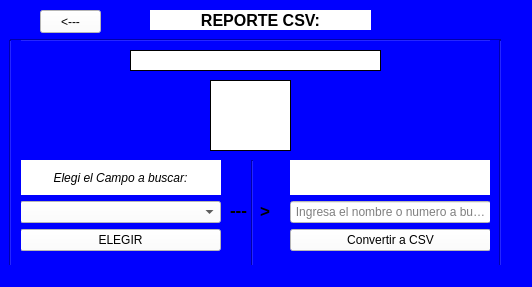
<?xml version="1.0" encoding="UTF-8"?>
<ui version="4.0">
 <class>VentanaHacerCsv</class>
 <widget class="QMainWindow" name="VentanaHacerCsv">
  <property name="geometry">
   <rect>
    <x>0</x>
    <y>0</y>
    <width>532</width>
    <height>287</height>
   </rect>
  </property>
  <property name="windowTitle">
   <string>MainWindow</string>
  </property>
  <property name="styleSheet">
   <string notr="true">background-color: rgb(0, 0, 255);</string>
  </property>
  <widget class="QWidget" name="centralwidget">
   <widget class="QLabel" name="titulo">
    <property name="geometry">
     <rect>
      <x>150</x>
      <y>10</y>
      <width>221</width>
      <height>20</height>
     </rect>
    </property>
    <property name="font">
     <font>
      <pointsize>12</pointsize>
      <weight>75</weight>
      <bold>true</bold>
     </font>
    </property>
    <property name="styleSheet">
     <string notr="true">background-color: rgb(255, 255, 255);</string>
    </property>
    <property name="text">
     <string>REPORTE CSV:</string>
    </property>
    <property name="alignment">
     <set>Qt::AlignCenter</set>
    </property>
   </widget>
   <widget class="Line" name="line">
    <property name="geometry">
     <rect>
      <x>242</x>
      <y>160</y>
      <width>21</width>
      <height>111</height>
     </rect>
    </property>
    <property name="styleSheet">
     <string notr="true"/>
    </property>
    <property name="orientation">
     <enum>Qt::Vertical</enum>
    </property>
   </widget>
   <widget class="QLabel" name="label_2">
    <property name="geometry">
     <rect>
      <x>226</x>
      <y>200</y>
      <width>21</width>
      <height>20</height>
     </rect>
    </property>
    <property name="font">
     <font>
      <pointsize>13</pointsize>
      <weight>75</weight>
      <bold>true</bold>
     </font>
    </property>
    <property name="styleSheet">
     <string notr="true"/>
    </property>
    <property name="text">
     <string>---</string>
    </property>
    <property name="alignment">
     <set>Qt::AlignRight|Qt::AlignTrailing|Qt::AlignVCenter</set>
    </property>
   </widget>
   <widget class="QLabel" name="label_4">
    <property name="geometry">
     <rect>
      <x>260</x>
      <y>200</y>
      <width>21</width>
      <height>21</height>
     </rect>
    </property>
    <property name="font">
     <font>
      <pointsize>13</pointsize>
      <weight>75</weight>
      <bold>true</bold>
     </font>
    </property>
    <property name="styleSheet">
     <string notr="true"/>
    </property>
    <property name="text">
     <string>&gt;</string>
    </property>
    <property name="alignment">
     <set>Qt::AlignLeading|Qt::AlignLeft|Qt::AlignVCenter</set>
    </property>
   </widget>
   <widget class="QLabel" name="imagen2">
    <property name="geometry">
     <rect>
      <x>210</x>
      <y>80</y>
      <width>81</width>
      <height>71</height>
     </rect>
    </property>
    <property name="styleSheet">
     <string notr="true">background-color: rgb(255, 255, 255);</string>
    </property>
    <property name="frameShape">
     <enum>QFrame::Box</enum>
    </property>
    <property name="text">
     <string/>
    </property>
    <property name="pixmap">
     <pixmap>../mutimedia/csv.png</pixmap>
    </property>
    <property name="scaledContents">
     <bool>true</bool>
    </property>
   </widget>
   <widget class="Line" name="line_2">
    <property name="geometry">
     <rect>
      <x>10</x>
      <y>30</y>
      <width>491</width>
      <height>20</height>
     </rect>
    </property>
    <property name="styleSheet">
     <string notr="true"/>
    </property>
    <property name="orientation">
     <enum>Qt::Horizontal</enum>
    </property>
   </widget>
   <widget class="Line" name="line_3">
    <property name="geometry">
     <rect>
      <x>0</x>
      <y>40</y>
      <width>21</width>
      <height>231</height>
     </rect>
    </property>
    <property name="styleSheet">
     <string notr="true"/>
    </property>
    <property name="orientation">
     <enum>Qt::Vertical</enum>
    </property>
   </widget>
   <widget class="QLabel" name="mensaje">
    <property name="geometry">
     <rect>
      <x>130</x>
      <y>50</y>
      <width>251</width>
      <height>21</height>
     </rect>
    </property>
    <property name="font">
     <font>
      <pointsize>10</pointsize>
      <weight>75</weight>
      <italic>true</italic>
      <bold>true</bold>
     </font>
    </property>
    <property name="styleSheet">
     <string notr="true">background-color: rgb(255, 255, 255);</string>
    </property>
    <property name="frameShape">
     <enum>QFrame::Box</enum>
    </property>
    <property name="text">
     <string/>
    </property>
    <property name="alignment">
     <set>Qt::AlignCenter</set>
    </property>
   </widget>
   <widget class="Line" name="line_4">
    <property name="geometry">
     <rect>
      <x>490</x>
      <y>40</y>
      <width>21</width>
      <height>241</height>
     </rect>
    </property>
    <property name="styleSheet">
     <string notr="true"/>
    </property>
    <property name="orientation">
     <enum>Qt::Vertical</enum>
    </property>
   </widget>
   <widget class="QWidget" name="layoutWidget">
    <property name="geometry">
     <rect>
      <x>290</x>
      <y>160</y>
      <width>201</width>
      <height>91</height>
     </rect>
    </property>
    <layout class="QVBoxLayout" name="verticalLayout_2">
     <item>
      <widget class="QLabel" name="nombrecampo">
       <property name="font">
        <font>
         <italic>true</italic>
        </font>
       </property>
       <property name="styleSheet">
        <string notr="true">background-color: rgb(255, 255, 255);</string>
       </property>
       <property name="text">
        <string/>
       </property>
       <property name="alignment">
        <set>Qt::AlignCenter</set>
       </property>
      </widget>
     </item>
     <item>
      <widget class="QLineEdit" name="datoabuscar">
       <property name="styleSheet">
        <string notr="true">background-color: rgb(255, 255, 255);</string>
       </property>
       <property name="inputMask">
        <string/>
       </property>
       <property name="text">
        <string/>
       </property>
       <property name="alignment">
        <set>Qt::AlignCenter</set>
       </property>
       <property name="placeholderText">
        <string>Ingresa el nombre o numero a buscar</string>
       </property>
      </widget>
     </item>
     <item>
      <widget class="QPushButton" name="hacertcsv">
       <property name="styleSheet">
        <string notr="true">QPushButton:hover{
	background-color: rgb(85, 255, 255);
	
	color: rgb(0, 0, 0);

}

QPushButton{
background-color: rgb(255, 255, 255);
	color: rgb(0, 0, 0);

}



</string>
       </property>
       <property name="text">
        <string>Convertir a CSV</string>
       </property>
      </widget>
     </item>
    </layout>
   </widget>
   <widget class="QWidget" name="layoutWidget">
    <property name="geometry">
     <rect>
      <x>20</x>
      <y>160</y>
      <width>201</width>
      <height>91</height>
     </rect>
    </property>
    <layout class="QVBoxLayout" name="verticalLayout">
     <item>
      <widget class="QLabel" name="titulo2">
       <property name="font">
        <font>
         <italic>true</italic>
        </font>
       </property>
       <property name="styleSheet">
        <string notr="true">background-color: rgb(255, 255, 255);</string>
       </property>
       <property name="text">
        <string>Elegi el Campo a buscar:</string>
       </property>
       <property name="alignment">
        <set>Qt::AlignCenter</set>
       </property>
      </widget>
     </item>
     <item>
      <widget class="QComboBox" name="combocampos">
       <property name="styleSheet">
        <string notr="true">background-color: rgb(255, 255, 255);</string>
       </property>
      </widget>
     </item>
     <item>
      <widget class="QPushButton" name="elegir">
       <property name="styleSheet">
        <string notr="true">QPushButton:hover{
	
	
	background-color: rgb(0, 170, 255);
		color: rgb(0, 0, 0);

}

QPushButton{
background-color: rgb(255, 255, 255);
	color: rgb(0, 0, 0);

}
</string>
       </property>
       <property name="text">
        <string>ELEGIR</string>
       </property>
      </widget>
     </item>
    </layout>
   </widget>
   <widget class="QPushButton" name="regresar">
    <property name="geometry">
     <rect>
      <x>40</x>
      <y>10</y>
      <width>61</width>
      <height>23</height>
     </rect>
    </property>
    <property name="styleSheet">
     <string notr="true">QPushButton:hover{
	
	background-color: rgb(85, 170, 255);
	
	color: rgb(255, 255, 255);

}

QPushButton{
background-color: rgb(255, 255, 255);
	color: rgb(0, 0, 0);

}
</string>
    </property>
    <property name="text">
     <string>&lt;---</string>
    </property>
   </widget>
   <zorder>layoutWidget</zorder>
   <zorder>layoutWidget</zorder>
   <zorder>titulo</zorder>
   <zorder>line</zorder>
   <zorder>label_2</zorder>
   <zorder>label_4</zorder>
   <zorder>imagen2</zorder>
   <zorder>line_2</zorder>
   <zorder>line_3</zorder>
   <zorder>mensaje</zorder>
   <zorder>line_4</zorder>
   <zorder>regresar</zorder>
  </widget>
  <widget class="QMenuBar" name="menubar">
   <property name="geometry">
    <rect>
     <x>0</x>
     <y>0</y>
     <width>532</width>
     <height>21</height>
    </rect>
   </property>
  </widget>
  <widget class="QStatusBar" name="statusbar"/>
 </widget>
 <resources/>
 <connections/>
</ui>
